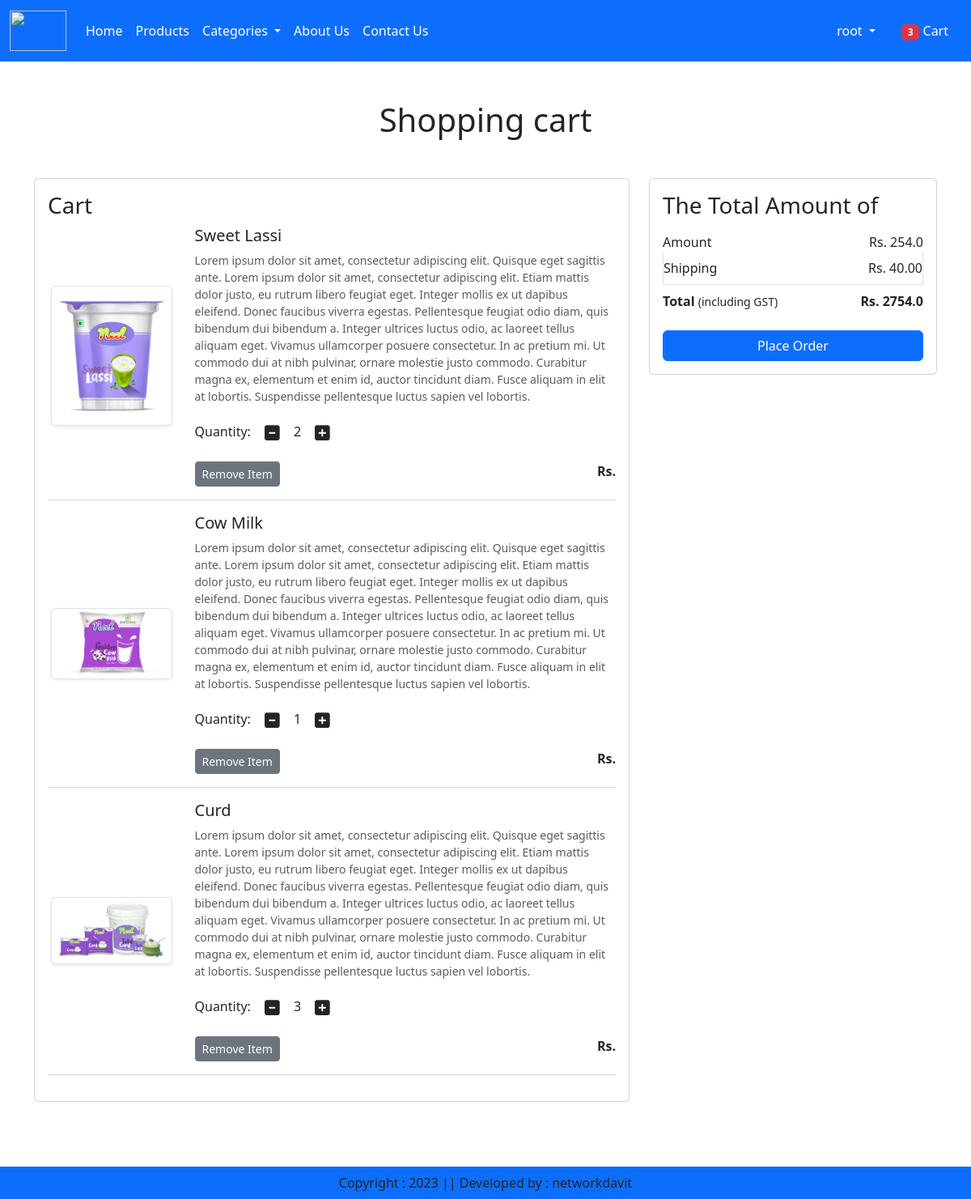
The app's page /cart/ (signed in) with its own data.
### app/models.py (models this page shows, shortened)
class Cart(models.Model):
    user = models.ForeignKey(User, on_delete=models.CASCADE)
    product = models.ForeignKey(Product, on_delete=models.CASCADE)
    quantity = models.PositiveIntegerField(default=1)

class Product(models.Model):
    title  = models.CharField(max_length=100)
    selling_price = models.FloatField()
    discounted_price = models.FloatField()
    description = models.TextField()
    composition = models.TextField(default='')
    prodapp = models.TextField(default='')
    category = models.CharField(choices=CATEGORY_CHOICES, max_length=2)
    product_image = models.ImageField(upload_to='product')

### app/views.py (the view)
# urls.py: path("cart/",views.show_cart, name="showcart"),
def show_cart(request):
    if request.user.is_authenticated:
        item_count = len(Cart.objects.filter(user=request.user))
    user = request.user
    cart = Cart.objects.filter(user=user)
    current_items = []
    for item in cart:
        current_items.append(item.id)
        print(item.id)
        if(item.id):
            print("ok")
    print(current_items)
    if(22 not in current_items):
        print(1)
    amount = 0
    for p in cart:
        value = p.quantity * p.product.discounted_price
        amount = amount + value
    totalamount = amount + 2500
    return render(request, "app/addtocart.html", locals())

### app/templates/app/addtocart.html (shortened to what this page needs)
{% extends 'app/base.html' %}
{% load static %}
{% block main-content %}
<div class="container my-5">
    <div class="row">
        {% if cart %}
        <h1 class="text-center mb-5">Shopping cart</h1>
            <div class="col-sm-8">
                <div class="card">
                    <div class="card-body">
                        <h3>Cart</h3>
                        {% for item in cart  %}
                            <div class="row">
                                <div class="col-sm-3 text-center align-self-center"><img src="{{item.product.product_image.url}}" alt="" srcset="" class="img-fluid img-thumbnail shadow-sm" height="150" width="150"></div>
                                <div class="col-sm-9">
                                    <div>
                                        <h5>{{item.product.title}}</h5>
                                        <p class="mb-2 text-muted small">{{item.product.description}}</p>
                                        <div class="my-3">
                                            <label for="quantity">Quantity:</label>
                                            <a class="minus-cart btn" pid={{item.product.id}}><i class="fas fa-minus-square fa-lg"></i></a>
                                                <span id="quantity">{{item.quantity}}</span>
                                            <a class="plus-cart btn" pid={{item.product.id}}><i class="fas fa-plus-square fa-lg"></i></a>
                                        </div>
                                    <div class="d-flex justify-content-between">
                                        <a href="#" class="remove-cart btn btn-sm btn-secondary mr-3" pid={{item.product.id}}>Remove Item</a>
                                        <p class="mb-0"><span><strong>Rs. {{item.product.discounter_price}}</strong></span></p>
                                    </div>
                                </div>
                            </div>
                        </div>
                        <hr class="text-muted">
                    {% endfor %}
                </div>
            </div>
        </div>
        <div class="col-sm-4">
            <div class="card">
                <div class="card-body">
                    <h3>The Total Amount of</h3>
                    <ul class="list-group">
                        <li class="list-group-item d-flex justify-content-between align-items-center border-0 px-0 pb-0">Amount<span id="amount">Rs. {{amount}}</span></li>
                        <li class="list-group-item d-flex justify-content-between align-items-center px-0">Shipping<span>Rs. 40.00</span></li>
                        <li class="list-group-item d-flex justify-content-between align-items-center border-0 px-0 mb-3">
                            <div>
                                <strong>Total</strong> <small>(including GST)</small>
                            </div>
                            <span id="totalamount"><strong>Rs. {{totalamount}}</strong></span>
                        </li>
                    </ul>
                <div class="d-grid"><a href="{% url 'checkout' %}" class="btn btn-primary">Place Order</a></div>
                </div>
            </div>
        </div>
        {% else %}
            <h1 class="text-center mb-5">Cart is empty</h1>
    {% endif %}
    </div>
</div>
{% endblock main-content %}

### app/templates/app/base.html (shortened to what this page needs)
<!DOCTYPE html>
{% load static %}
<html lang="en">
<head>
    <link href="https://cdn.jsdelivr.net/npm/bootstrap@5.3.0-alpha1/dist/css/bootstrap.min.css" rel="stylesheet">
    <link rel="stylesheet" href="{% static 'app/css/all.min.css' %}">
    <link rel="stylesheet" href="{% static 'app/css/owl.carousel.min.css' %}">
    <link rel="stylesheet" href="{% static 'app/css/style.css' %}">
</head>
<body>
    <nav class="navbar navbar-expand-lg  navbar-dark bg-primary">
    <div class="container-fluid">
        <a class="navbar-brand" href="/">
            <img src="{% static 'app/images/dairy.jpg' %}" width="70" height="50" />
        </a>
        <div class="collapse navbar-collapse" id="navbarSupportedContent">
        <ul class="navbar-nav me-auto mb-2 mb-lg-0">
            <li class="nav-item">
                {% if request.user.is_authenticated %}
                <a class="nav-link active" aria-current="page" href="/">Home</a>
            </li>
            <li class="nav-item">
                <a class="nav-link active" aria-current="page" href="/">Products</a>
                </li>
            <li class="nav-item dropdown">
                <a class="nav-link dropdown-toggle active" href="#" role="button" data-bs-toggle="dropdown" aria-expanded="false">
                    Categories
                </a>
                </li>
            <li class="nav-item">
                <a class="nav-link text-white" href="{% url 'about' %}">About Us</a>
            </li>
            <li class="nav-item">
                <a class="nav-link text-white"  href="{% url 'contact' %}">Contact Us</a>
                </li>
            </ul>
            </div>
            <ul class="navbar-nav me-auto mb-2 mb-lg-0">
                <li class="nav-item dropdown mx-2">
                    <a class="nav-link dropdown-toggle text-white" href="#"
                    id="profileDropdown" rol"button" data-bs-toggle="dropdown"
                    aria-expanded="false">{{request.user}}
                    </a>
                </li>
                <li class="nav-item mx-2">
                    <a href="{% url 'showcart' %}" class="nav-link text-white"><span class="badge bg-danger">{% if item_count > 0%}{{item_count}} {% endif %}</span> Cart</a>
                </li>
                {% endif %}
            </ul>
        </div>
    </nav>
    {% block main-content %}{% endblock main-content %}
    <br>
    <br>
    <br>
    <footer class="container-fluid fixed-bottom bg-primary text-center p-2 mt-5">
        Copyright : 2023 || Developed by : networkdavit
    </footer>
</body>
</html>

### records on screen
Cart: product.product_image (picture), product "Sweet Lassi", product.description "Lorem ipsum dolor sit amet, consectetur adipiscing elit. Quisque eget sagittis ante. Lorem ipsum dolor sit amet, consectetur adipiscing elit. Etiam mattis dolor justo, eu rutrum libero feugiat eget. Integer mollis ex ut dapibus eleifend. Donec faucibus viverra egestas. Pellentesque feugiat odio diam, quis bibendum dui bibendum a. Integer ultrices luctus odio, ac laoreet tellus aliquam eget. Vivamus ullamcorper posuere consectetur. In ac pretium mi. Ut commodo dui at nibh pulvinar, ornare molestie justo commodo. Curabitur magna ex, elementum et enim id, auctor tincidunt diam. Fusce aliquam in elit at lobortis. Suspendisse pellentesque luctus sapien vel lobortis.", quantity "2"
Cart: product.product_image (picture), product "Cow Milk", product.description "Lorem ipsum dolor sit amet, consectetur adipiscing elit. Quisque eget sagittis ante. Lorem ipsum dolor sit amet, consectetur adipiscing elit. Etiam mattis dolor justo, eu rutrum libero feugiat eget. Integer mollis ex ut dapibus eleifend. Donec faucibus viverra egestas. Pellentesque feugiat odio diam, quis bibendum dui bibendum a. Integer ultrices luctus odio, ac laoreet tellus aliquam eget. Vivamus ullamcorper posuere consectetur. In ac pretium mi. Ut commodo dui at nibh pulvinar, ornare molestie justo commodo. Curabitur magna ex, elementum et enim id, auctor tincidunt diam. Fusce aliquam in elit at lobortis. Suspendisse pellentesque luctus sapien vel lobortis.", quantity "1"
Cart: product.product_image (picture), product "Curd", product.description "Lorem ipsum dolor sit amet, consectetur adipiscing elit. Quisque eget sagittis ante. Lorem ipsum dolor sit amet, consectetur adipiscing elit. Etiam mattis dolor justo, eu rutrum libero feugiat eget. Integer mollis ex ut dapibus eleifend. Donec faucibus viverra egestas. Pellentesque feugiat odio diam, quis bibendum dui bibendum a. Integer ultrices luctus odio, ac laoreet tellus aliquam eget. Vivamus ullamcorper posuere consectetur. In ac pretium mi. Ut commodo dui at nibh pulvinar, ornare molestie justo commodo. Curabitur magna ex, elementum et enim id, auctor tincidunt diam. Fusce aliquam in elit at lobortis. Suspendisse pellentesque luctus sapien vel lobortis.", quantity "3"

### other values on screen
{{ request.user }} "root"
{{ item_count }} "3"
{{ amount }} "254.0"
{{ totalamount }} "2754.0"
